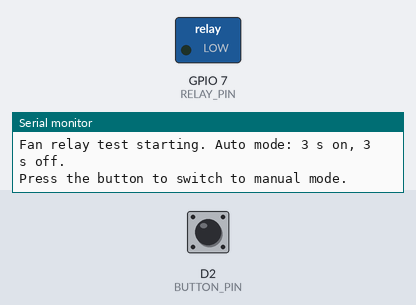
A sketch run on a simulated ESP8266 (NodeMCU). On the bench: switched loads named in the sketch (green lamp = pin HIGH), the last lines printed to the serial monitor. The test bench sets the inputs (shaded band); at power-on: D2 (BUTTON_PIN) LOW.

Above: at 1.2 s.
1.3 s: D2 (BUTTON_PIN) pulled HIGH for 0.15 s
At 1.9 s:
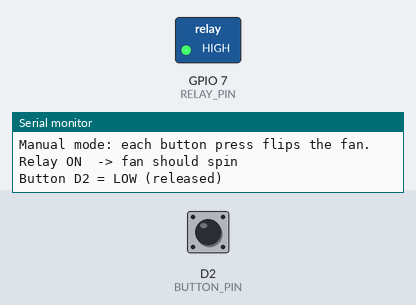
2.9 s: D2 (BUTTON_PIN) pulled HIGH for 1 s
At 3.9 s:
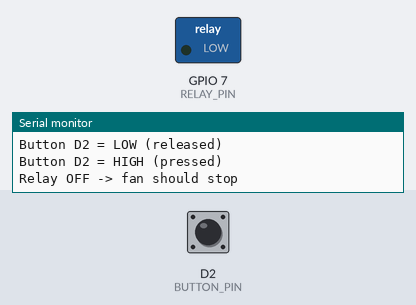
5.4 s: D2 (BUTTON_PIN) pulled HIGH for 3.2 s
At 5.8 s:
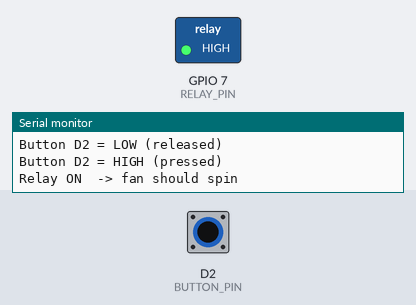
Timing chart, 0 to 8.4 s (numbered marks = the images above; inputs shaded):
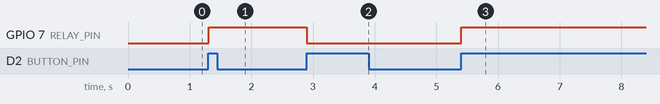

The sketch:

fan_relay_test.ino
```cpp
// fan_relay_test.ino
// Fan relay test: checks the relay and fan wiring without the rest of the greenhouse code.
// The relay switches ON for 3 seconds, then OFF for 3 seconds, over and over.
// Pressing the button switches to manual mode: each press flips the fan on or off.
// The Serial Monitor (9600 baud) prints every change.
//
// Relay: D7 | Button: D2 (same pins as the main sketch)
//
// What you should see when the relay is ON:
//   - the small LED on the relay board lights up and the relay clicks
//   - the fan spins
// LED and click but no fan?  -> check the fan's + wire goes through the two screw terminals,
//                               and that the fan's power supply is on
// No LED and no click?       -> check the Grove cable is in D7

const int RELAY_PIN  = 7;
const int BUTTON_PIN = D2;
const unsigned long AUTO_INTERVAL_MS = 3000;   // 3 s on, 3 s off

bool fanOn = false;
bool manualMode = false;
bool lastButton = LOW;
unsigned long lastToggle = 0;


void setFan(bool on) {
  fanOn = on;
  digitalWrite(RELAY_PIN, on ? HIGH : LOW);
  Serial.println(on ? "Relay ON  -> fan should spin" : "Relay OFF -> fan should stop");
}


void setup() {
  Serial.begin(9600);
  while (!Serial && millis() < 3000) { }

  pinMode(RELAY_PIN, OUTPUT);
  pinMode(BUTTON_PIN, INPUT);
  setFan(false);

  Serial.println("Fan relay test starting. Auto mode: 3 s on, 3 s off.");
  Serial.println("Press the button to switch to manual mode.");
}


void loop() {
  // Button: each press flips the fan (and switches to manual mode the first time)
  bool button = digitalRead(BUTTON_PIN);

  // Prints every change on D2, so you can see whether the board notices the button at all
  if (button != lastButton) {
    Serial.print("Button D2 = ");
    Serial.println(button == HIGH ? "HIGH (pressed)" : "LOW (released)");
  }

  if (button == HIGH && lastButton == LOW) {
    if (!manualMode) {
      manualMode = true;
      Serial.println("Manual mode: each button press flips the fan.");
    }
    setFan(!fanOn);
    delay(50);   // simple debounce
  }
  lastButton = button;

  // Auto mode: flip every AUTO_INTERVAL_MS
  if (!manualMode && millis() - lastToggle >= AUTO_INTERVAL_MS) {
    lastToggle = millis();
    setFan(!fanOn);
  }
}
```

Measured:
- after the input at 1.3 s, GPIO 7 (RELAY_PIN): LOW → HIGH at once
- after the input at 2.9 s, GPIO 7 (RELAY_PIN): HIGH → LOW at once
- after the input at 5.4 s, GPIO 7 (RELAY_PIN): LOW → HIGH at once
